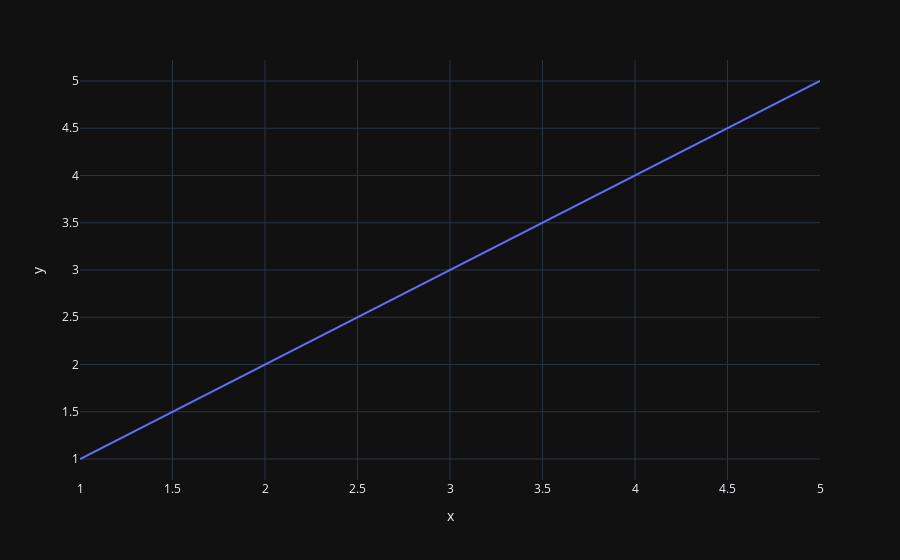

Notebook code for this chart:
### Markdown cell above
## Gráfico de Linha

### Code cell
px.line(x=[1, 2, 3, 4, 5], y=[1, 2, 3, 4, 5])

### Figure 1 — Plotly figure (JSON) as saved in the notebook; plotly's stock layout.template omitted (floating-point values rounded to 4 significant figures)
{"data": [{"hovertemplate": "x=%{x}<br>y=%{y}<extra></extra>", "legendgroup": "", "line": {"color": "#636efa", "dash": "solid"}, "mode": "lines", "name": "", "orientation": "v", "showlegend": false, "type": "scatter", "x": [1, 2, 3, 4, 5], "xaxis": "x", "y": [1, 2, 3, 4, 5], "yaxis": "y"}], "layout": {"autosize": true, "legend": {"tracegroupgap": 0}, "margin": {"t": 60}, "xaxis": {"anchor": "y", "autorange": true, "domain": [0, 1], "range": [1, 5], "title": {"text": "x"}, "type": "linear"}, "yaxis": {"anchor": "x", "autorange": true, "domain": [0, 1], "range": [0.7778, 5.222], "title": {"text": "y"}, "type": "linear"}}}
